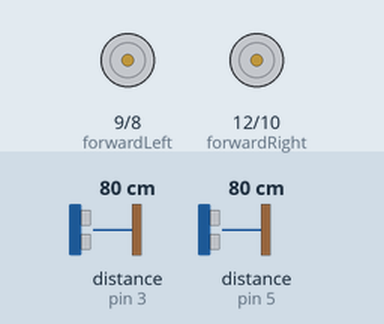
Recording of a sketch running on a simulated Arduino Uno, built with avr-gcc and run on an emulated ATmega328P. Parts: motor-driver pin pairs drawn as motors (green arrow = first pin HIGH = forward, orange = second pin HIGH = backward, longer = more drive). Wiring (inferred from the names in the program): 2 × ultrasonic range finder: trigger pin 2, echo pin 3 / trigger pin 4, echo pin 5. Inputs (shaded band) come from the test bench; at power-on: distance to the obstacle (sensors on pin 3, pin 5) 80 cm. The echo pulse lasts 58.3 µs per cm.

Above: at 1.2 s.
1.3 s: distance to the obstacle (sensor on pin 3) set to 33 cm
2.8 s: distance to the obstacle (sensor on pin 3) set to 28 cm
At 4.0 s:
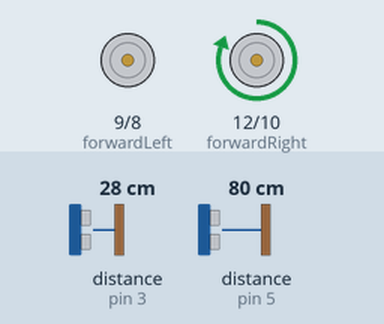
4.3 s: distance to the obstacle (sensor on pin 5) set to 34 cm
5.8 s: distance to the obstacle (sensor on pin 5) set to 27 cm
At 6.3 s:
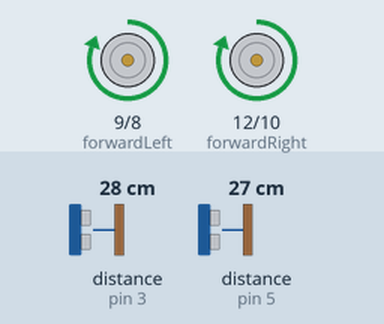
7.3 s: distance to the obstacle (sensor on pin 3) set to 9 cm
8.8 s: distance to the obstacle (sensor on pin 3) set to 6 cm
At 9.7 s:
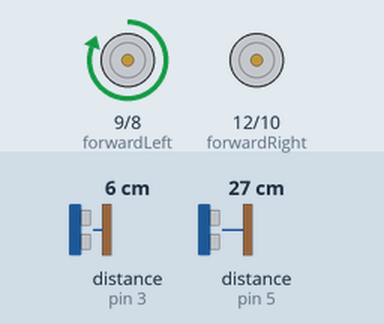
Timing chart, 0 to 11.3 s (numbered marks = the images above; inputs shaded):
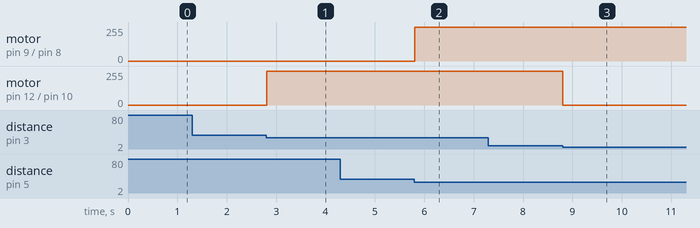

Measured:
- the behaviour switches between 31 and 30 cm on distance to the obstacle (sensor on pin 3) (found by bisection; images 0 and 1)
- the behaviour switches between 31 and 30 cm on distance to the obstacle (sensor on pin 5) (found by bisection; images 1 and 2)
- the behaviour switches between 8 and 7 cm on distance to the obstacle (sensor on pin 3) (found by bisection; images 2 and 3)
- after the input at 1.3 s, every drawn part: stays the same
- after the input at 2.8 s, motor on pin 12 (forwardRight) / pin 10 (backwardRight): stopped → forward 255/255 at once
- after the input at 4.3 s, every drawn part: stays the same
- after the input at 5.8 s, motor on pin 9 (forwardLeft) / pin 8 (backwardLeft): stopped → forward 255/255 at once
- after the input at 7.3 s, every drawn part: stays the same
- after the input at 8.8 s, motor on pin 12 (forwardRight) / pin 10 (backwardRight): forward 255/255 → stopped at once

The sketch:

Ultrasonic.ino
```cpp
const int forwardRight=12;
const int forwardLeft=9;
const int backwardRight=10;
const int backwardLeft=8;
float duration1 , duration2 , distance1 , distance2;
const int trig1=2;
const int echo1=3;
const int trig2=4;
const int echo2=5;

void setup()
{
  Serial.begin(9600);
  pinMode(forwardRight,OUTPUT);
  pinMode(forwardLeft,OUTPUT);
  pinMode(backwardRight,OUTPUT);
  pinMode(backwardLeft,OUTPUT);
  pinMode(trig1,OUTPUT);
  pinMode(trig2,OUTPUT);
  pinMode(echo1,INPUT);
  pinMode(echo2,INPUT);
}

void forward()
{
  digitalWrite(forwardRight,HIGH);
  digitalWrite(forwardLeft,HIGH);
}

void right()
{
  digitalWrite(forwardLeft,HIGH);
  digitalWrite(forwardRight,LOW);
}

void left()
{
  digitalWrite(forwardLeft,LOW);
  digitalWrite(forwardRight,HIGH);
}

void allstop()
{
  digitalWrite(forwardRight,LOW);
  digitalWrite(forwardLeft,LOW);
  digitalWrite(backwardRight,LOW);
  digitalWrite(backwardLeft,LOW);
}

void loop()
{
  digitalWrite(trig1,LOW);
  delayMicroseconds(2);
  digitalWrite(trig1,HIGH);
  delayMicroseconds(10);
  digitalWrite(trig1,LOW);
  duration1=pulseIn(echo1,HIGH);
  distance1= 0.034*(duration1/2);

  digitalWrite(trig2,LOW);
  delayMicroseconds(2);
  digitalWrite(trig2,HIGH);
  delayMicroseconds(10);
  digitalWrite(trig2,LOW);
  duration2=pulseIn(echo2,HIGH);
  distance2=0.034*(duration2/2);

  if((distance1 >= 7) && (distance1<=30) && (distance2 >=7) && (distance2 <=30))
  {
    forward();
  }

  else if((distance2 <= 30) && (distance2 >=7))
  {
    right();
  }

  else if((distance1 <= 30) && (distance1 >=7))
  {
    left();
  }
  else
  {
    allstop();
  }
}
```
